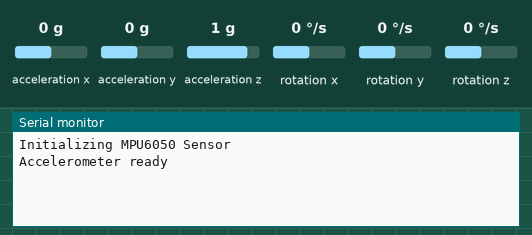
This sketch was run on a simulated ESP32-S3. On the bench: the last lines printed to the serial monitor. Wiring (inferred from the names in the program): MPU-6050 motion sensor at I2C address 0x68. Inputs (shaded band) come from the test bench; at power-on: acceleration z 1 g, acceleration x 0 g, acceleration y 0 g, rotation x 0 °/s, rotation y 0 °/s, rotation z 0 °/s.

Above: at 1.4 s.
1.5 s: acceleration z set to -1.4 g
At 2.7 s:
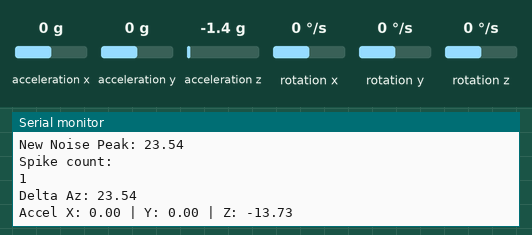
3.0 s: acceleration z set to -0.8 g
At 4.2 s:
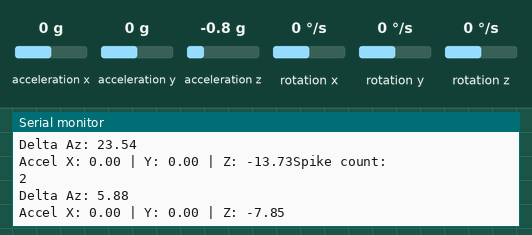

The sketch:

Accel_Test.ino
```cpp
#include <Arduino.h>
#include <Wire.h> //I2C communication library

// Pins
#define MPU_ADDR  0x68  // My I2C device responds at the address 0x68

// MPU6050 registers
#define PWR_MGMT_1   0x6B // Wake the sensor up
#define CONFIG_REG   0x1A // Configure the digital low pass filter
#define GYRO_CONFIG  0x1B // Define the gyroscope range
#define ACCEL_CONFIG 0x1C // Define the accelerometer range
#define ACCEL_XOUT_H 0x3B // Read the accelerometer
#define GYRO_XOUT_H  0x43 // Read the gyroscope

const float GRAVITY = 9.80665f;
const unsigned long accelInterval = 20;   // Accelerometer read every 20 ms
const unsigned long printInterval = 500;  // Serial monitor updated every 500 ms
unsigned long lastPing = 0, lastAccel = 0, lastPrint = 0;
float previous_Az = 0.0, delta_Az = 0.0;
float cand_thresh = 0.25;
float maxIdleDelta = 0.0;
unsigned long countSpike = 0;

// Initialize state variables
float ax = 0, ay = 0, az = 0;
float gx = 0, gy = 0, gz = 0;

// Function to write into the registers at the MPU address
void writeRegister(uint8_t reg, uint8_t value) {
  Wire.beginTransmission(MPU_ADDR);
  Wire.write(reg);  // Defines the register that needs to be accessed
  Wire.write(value);
  Wire.endTransmission();
}

// Reads two bytes from the registers and combines to a 16-bit value
int16_t read16(uint8_t reg) {
  Wire.beginTransmission(MPU_ADDR);
  Wire.write(reg);
  Wire.endTransmission(false);  // Ends the transmission without releasing the bus
  Wire.requestFrom((uint8_t)MPU_ADDR, (uint8_t)2); // Requests two bytes from the sensor
  int16_t high = Wire.read(); // Each acceleration is stroed as high and low
  int16_t low = Wire.read();
  return (high << 8) | low; // Shift the byte to store as a 16 bit value
}

// 1g = 4096 raw units; Shifting the register by 2 enables the access to other axis values
void readMpu() {
  ax = (read16(ACCEL_XOUT_H)     / 16384.0f) * GRAVITY;
  ay = (read16(ACCEL_XOUT_H + 2) / 16384.0f) * GRAVITY;
  az = (read16(ACCEL_XOUT_H + 4) / 16384.0f) * GRAVITY;

  gx = (read16(GYRO_XOUT_H)     / 65.5f) * PI / 180.0f;
  gy = (read16(GYRO_XOUT_H + 2) / 65.5f) * PI / 180.0f;
  gz = (read16(GYRO_XOUT_H + 4) / 65.5f) * PI / 180.0f;

  float magnitude = sqrtf(ax * ax + ay * ay + az * az);
}

void setup() {
  Serial.begin(115200);
  // Wait for serial maximum of 3 seconds
  while (!Serial && millis() < 3000) delay(10);
  Serial.println("Initializing MPU6050 Sensor");


  // Start the I2C communication accessing the I2C pins of the ESP32-S3
  // SDA -> 8 ; SCL -> 9
  Wire.begin(8, 9);

  // Write the registers to the corresponding address
  writeRegister(PWR_MGMT_1, 0x00);
  delay(100);
  writeRegister(ACCEL_CONFIG, 0x00);   // +-2 g
  writeRegister(GYRO_CONFIG, 0x08);    // +-500 deg/s
  writeRegister(CONFIG_REG, 0x04);     // DLPF 21 Hz
  delay(100);

  Serial.println("Accelerometer ready");
}

void loop() {
  unsigned long now = millis();
  if (now - lastAccel >= accelInterval) {
    lastAccel = now;
    readMpu();
    static bool firstRun = true;
    if (firstRun) {
      previous_Az = az;
      firstRun = false;
      return;
    }

    // Normal telemetry logic (runs from sample #2 onward)
    delta_Az = fabs(az - previous_Az);
    previous_Az = az;

    if (delta_Az > maxIdleDelta) {
      maxIdleDelta = delta_Az;
      Serial.print("New Noise Peak: ");
      Serial.println(maxIdleDelta);
    }

    if(delta_Az >= cand_thresh)
    {
    countSpike++;
    Serial.println("Spike count: ");
    Serial.print(countSpike);
    Serial.println("");
    Serial.print("Delta Az: "); Serial.print(delta_Az);
    Serial.println("");
    Serial.print("Accel X: ");  Serial.print(ax, 2);
    Serial.print(" | Y: ");     Serial.print(ay, 2);
    Serial.print(" | Z: ");     Serial.print(az, 2);
    }

  }
}

  
```

Measured:
- after the input at 1.5 s, the serial monitor: prints a new line at once (image 1)
- after the input at 3.0 s, the serial monitor: prints a new line at once (image 2)
